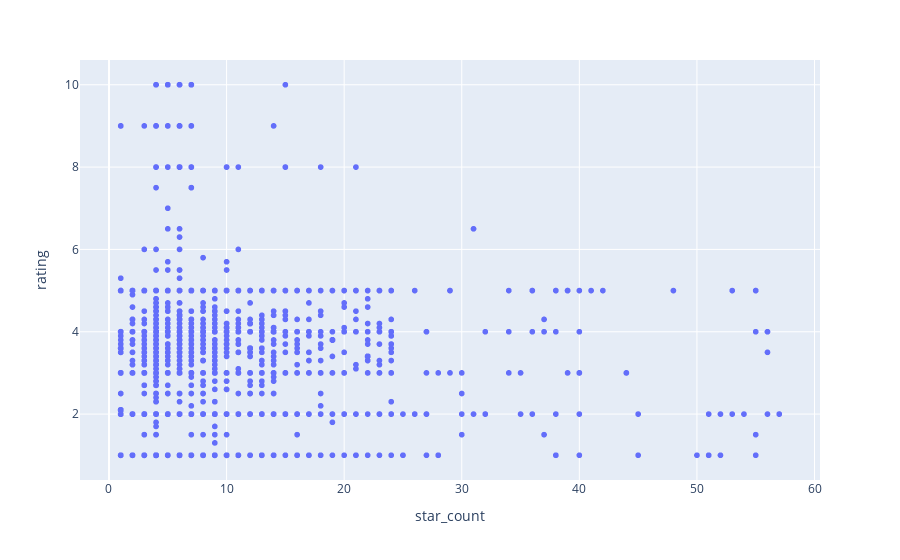

The notebook cell this image was saved under:
### Code cell
px.scatter(df,x="star_count",y="rating")

### Figure 1 — Plotly figure (JSON) as saved in the notebook; plotly's stock layout.template omitted (floating-point values rounded to 4 significant figures; data arrays with more than 128 entries replaced by an {"elided": "..."} marker saying what was removed)
{"data": [{"hovertemplate": "star_count=%{x}<br>rating=%{y}<extra></extra>", "legendgroup": "", "marker": {"color": "#636efa", "symbol": "circle"}, "mode": "markers", "name": "", "showlegend": false, "type": "scattergl", "x": {"elided": "4600 int values"}, "xaxis": "x", "y": {"elided": "4600 float values"}, "yaxis": "y"}], "layout": {"legend": {"tracegroupgap": 0}, "margin": {"t": 60}, "xaxis": {"anchor": "y", "domain": [0, 1], "title": {"text": "star_count"}}, "yaxis": {"anchor": "x", "domain": [0, 1], "title": {"text": "rating"}}}}
